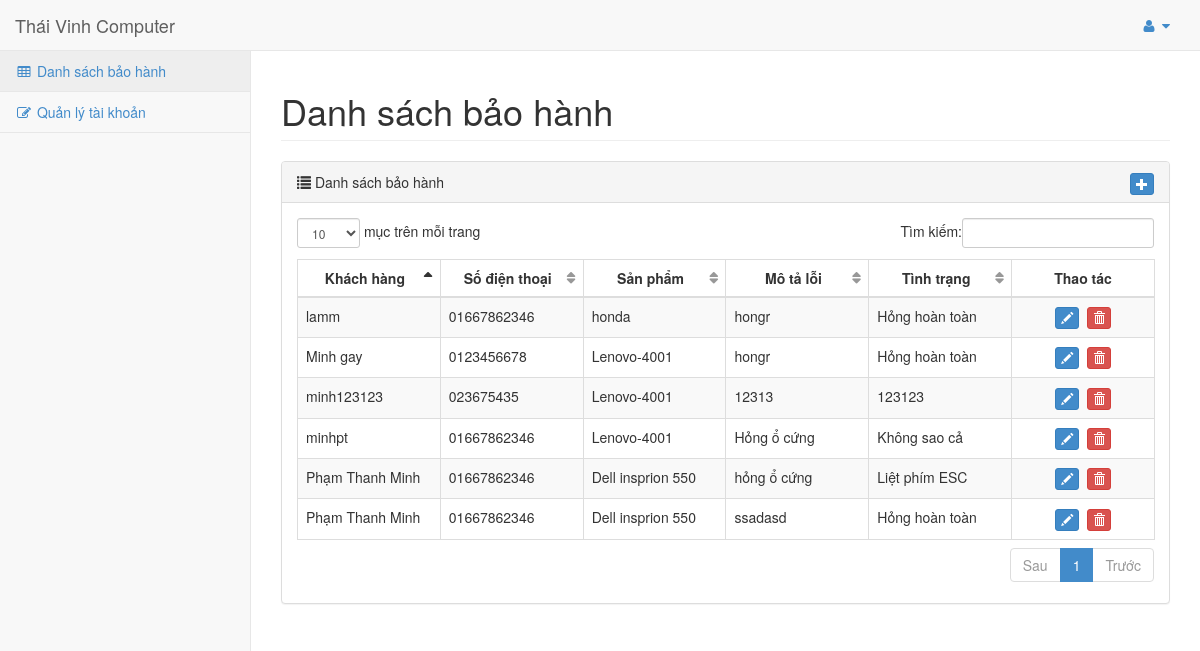
Screenshot of /ManagerGuaranteed.php (signed in) with the database file from the repository.
### tables this page shows
CREATE TABLE IF NOT EXISTS `guaranteed` (
  `Ma_BH` int(11) NOT NULL AUTO_INCREMENT,
  `Ten_KH` varchar(50) NOT NULL,
  `Email_KH` varchar(50) NOT NULL,
  `DienThoai_KH` text,
  `Ma_KH` text NOT NULL,
  `Ten_SP` varchar(100) NOT NULL,
  `Seri_SP` text NOT NULL,
  `MaKho_SP` text NOT NULL,
  `MoTaLoi` varchar(1000) NOT NULL,
  `NgayNhan_SP` date NOT NULL,
  `NgayTra_SP` date NOT NULL,
  `NhanVienSua` varchar(50) NOT NULL,
  `TinhTrang` varchar(500) DEFAULT NULL,
  `GhiChu` varchar(500) DEFAULT NULL,
  PRIMARY KEY (`Ma_BH`)
);

### ManagerGuaranteed.php (the view, shortened to what this page needs)
<?php
include 'database.php';
    $sql="select * from guaranteed";
    $list = $pdo -> query($sql);
?>
<!DOCTYPE html>
<html lang="en">
<head>
    <link href="css/bootstrap.min.css" rel="stylesheet">
    <link href="css/style.css" rel="stylesheet">
    <link href="css/plugins/metisMenu/metisMenu.min.css" rel="stylesheet">
    <link href="css/plugins/dataTables.bootstrap.css" rel="stylesheet">
    <link href="css/sb-admin-2.css" rel="stylesheet">
    <link href="font-awesome-4.1.0/css/font-awesome.min.css" rel="stylesheet" type="text/css">
</head>
<body>
<div id="wrapper">
<nav class="navbar navbar-default navbar-static-top" role="navigation" style="margin-bottom: 0">
<div class="navbar-header">
    <a class="navbar-brand" href="#">Thái Vinh Computer</a>
</div>
<ul class="nav navbar-top-links navbar-right">
    <li class="dropdown">
        <a class="dropdown-toggle" data-toggle="dropdown" href="#">
            <i class="fa fa-user fa-fw"></i> <i class="fa fa-caret-down"></i>
        </a>
    </li>
</ul>
<div class="navbar-default sidebar" role="navigation">
    <div class="sidebar-nav navbar-collapse">
        <ul class="nav" id="side-menu">
            <li>
                <a class="active" href="ManagerGuaranteed.php"><i class="fa fa-table fa-fw"></i> Danh sách bảo hành</a>
            </li>
            <li>
                <a href="ManagerUser.php"><i class="fa fa-edit fa-fw"></i> Quản lý tài khoản</a>
            </li>
        </ul>
    </div>
</div>
</nav>
<div id="page-wrapper">
<div class="row">
    <div class="col-lg-12">
        <h1 class="page-header">Danh sách bảo hành</h1>
    </div>
</div>
<div class="row">
<div class="col-lg-12">
<div class="panel panel-default">
    <div class="panel-heading panel-mytitle">
        <span class="glyphicon glyphicon-list"></span>   Danh sách bảo hành
        <div class="pull-right">
            <div class="btn-group">
                <a href="add.php" title="Thêm mới" class="btn btn-primary btn-xs"><span class="glyphicon glyphicon-plus"></span></a>
            </div>
        </div>
    </div>
<div class="panel-body">
<div class="table-responsive">
<table class="table table-striped table-bordered table-hover" id="dataTables-example">
<thead>
<tr>
    <th class="col-sm-2">Khách hàng</th>
    <th class="col-sm-2">Số điện thoại</th>
    <th class="col-sm-2">Sản phẩm</th>
    <th class="col-sm-2">Mô tả lỗi</th>
    <th class="col-sm-2">Tình trạng</th>
    <th class="col-sm-2 thaotac text-center">Thao tác</th>
</tr>
</thead>
<tbody>
<?php foreach ($list as $element) {?>
<tr class="even gradeC">
    <td><?php echo $element['Ten_KH'] ?></td>
    <td><?php echo $element['DienThoai_KH'] ?></td>
    <td><?php echo $element['Ten_SP'] ?></td>
    <td class="center"><?php echo $element['MoTaLoi'] ?></td>
    <td class="center"><?php echo $element['TinhTrang'] ?></td>
    <td class="text-center">
        <a href="modify.php?id=<?php echo $element['Ma_BH'] ?>" title="Sửa" class="btn btn-primary btn-xs"><span class="glyphicon glyphicon-pencil"></span></a>&nbsp;
        <a href="delete.php?id=<?php echo $element['Ma_BH'] ?>" title="Xoá" onclick="return confirm('Bạn muốn xoá sản phẩm này ?');" class="btn btn-danger btn-xs " name="dell"><span class="glyphicon glyphicon-trash"></span></a>
    </td>
</tr>
<?php } ?>
</tbody>
</table>
</div>
</div>
</div>
</div>
</div>
</div>
</div>
</body>
</html>

### css/style.css (style rules this page uses)
.table-baocao tr td,th { text-align: center; }

### css/sb-admin-2.css (style rules this page uses)
body { background-color: #f8f8f8; }
#wrapper { width: 100%; }
#page-wrapper { padding: 0 15px; min-height: 568px; background-color: #fff; }
@media (min-width:768px) { #page-wrapper { position: inherit; margin: 0 0 0 250px; padding: 0 30px; border-left: 1px solid #e7e7e7; } }
.navbar-top-links { margin-right: 0; }
.navbar-top-links li { display: inline-block; }
.navbar-top-links li:last-child { margin-right: 15px; }
.navbar-top-links li a { padding: 15px; min-height: 50px; }
.sidebar .sidebar-nav.navbar-collapse { padding-right: 0; padding-left: 0; }
.sidebar ul li { border-bottom: 1px solid #e7e7e7; }
.sidebar ul li a.active { background-color: #eee; }
@media (min-width:768px) { .sidebar { z-index: 1; position: absolute; width: 250px; margin-top: 51px; } }
table.dataTable thead .sorting, table.dataTable thead .sorting_asc, table.dataTable thead .sorting_desc, table.dataTable thead .sorting_asc_disabled, table.dataTable thead .sorting_desc_disabled { background: 0 0; }
table.dataTable thead .sorting_asc:after { content: "\f0de"; float: right; font-family: fontawesome; }
table.dataTable thead .sorting:after { content: "\f0dc"; float: right; font-family: fontawesome; color: rgba(50,50,50,.5); }

### rows the page displays
guaranteed: Ten_KH "Phạm Thanh Minh", DienThoai_KH "01667862346", Ten_SP "Dell insprion 550", MoTaLoi "hỏng ổ cứng", TinhTrang "Liệt phím ESC"
guaranteed: Ten_KH "lamm", DienThoai_KH "01667862346", Ten_SP "honda", MoTaLoi "hongr", TinhTrang "Hỏng hoàn toàn"
guaranteed: Ten_KH "minh123123", DienThoai_KH "023675435", Ten_SP "Lenovo-4001", MoTaLoi "12313", TinhTrang "123123"
guaranteed: Ten_KH "Minh gay", DienThoai_KH "0123456678", Ten_SP "Lenovo-4001", MoTaLoi "hongr", TinhTrang "Hỏng hoàn toàn"
guaranteed: Ten_KH "minhpt", DienThoai_KH "01667862346", Ten_SP "Lenovo-4001", MoTaLoi "Hỏng ổ cứng", TinhTrang "Không sao cả"
guaranteed: Ten_KH "Phạm Thanh Minh", DienThoai_KH "01667862346", Ten_SP "Dell insprion 550", MoTaLoi "ssadasd", TinhTrang "Hỏng hoàn toàn"
